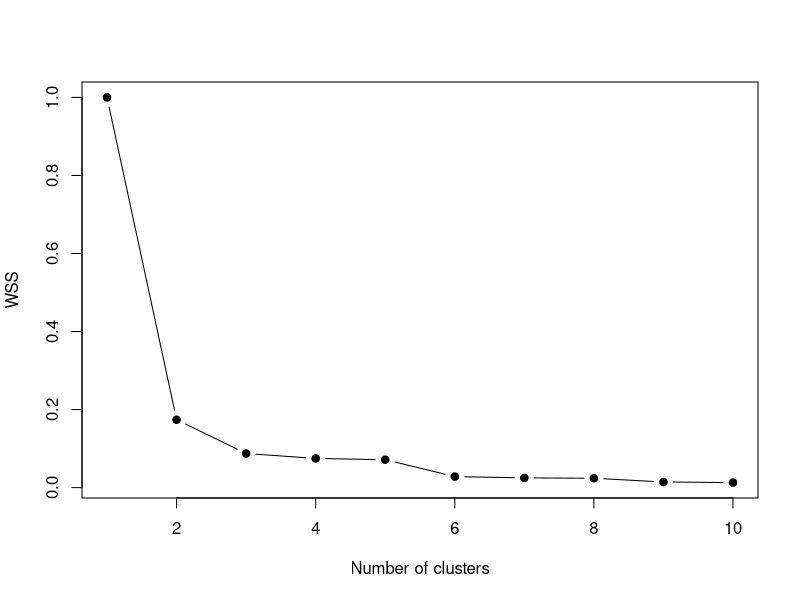
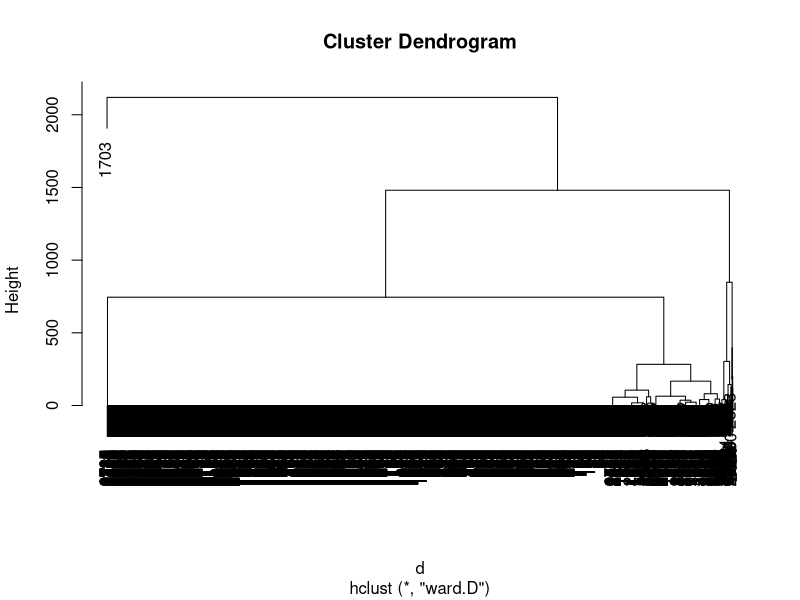
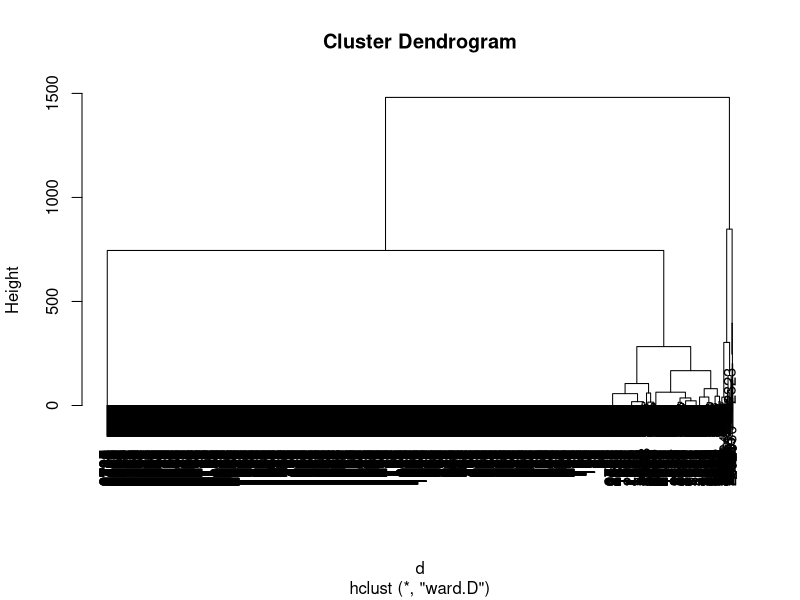
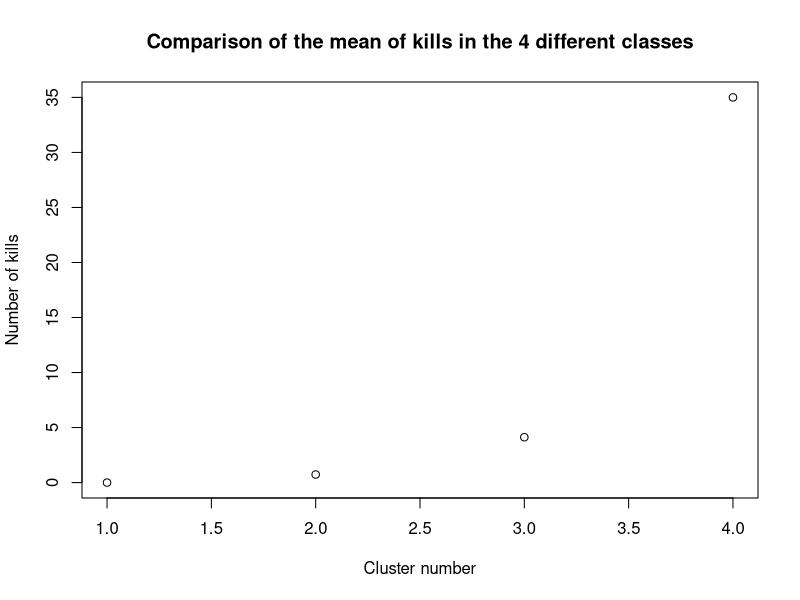
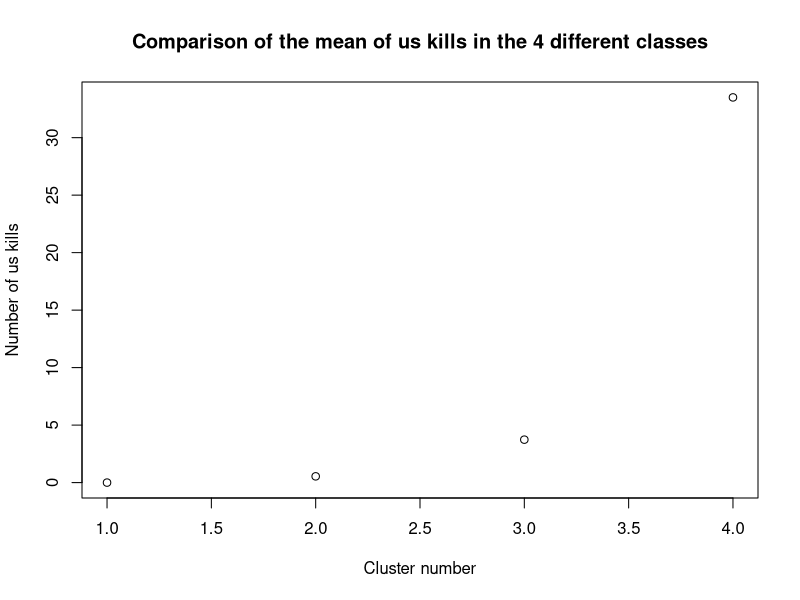
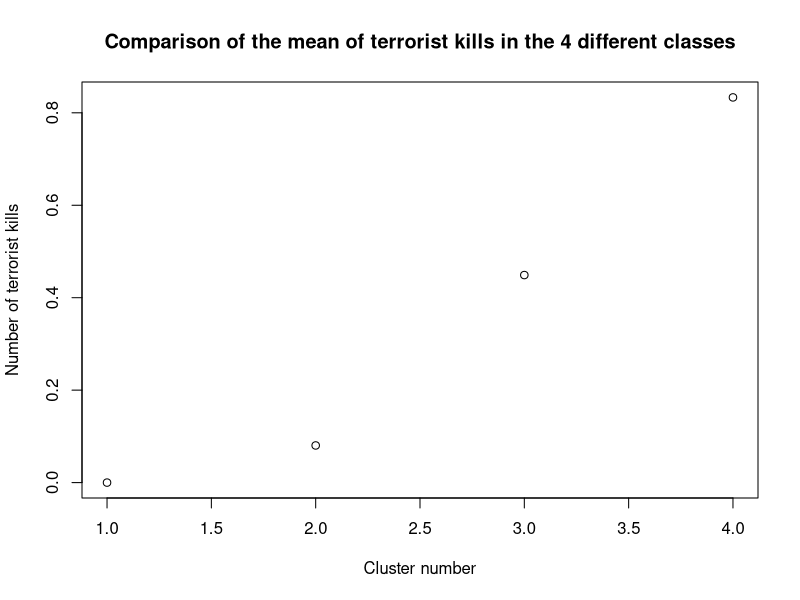
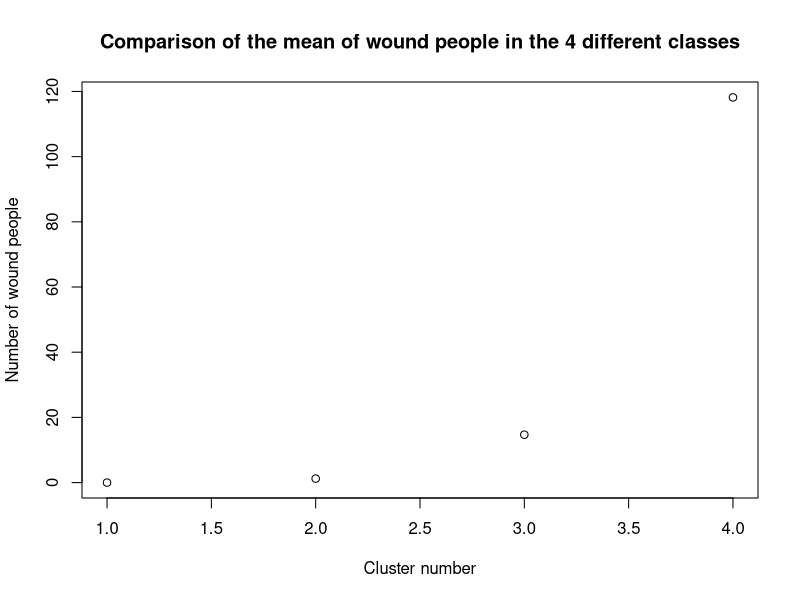
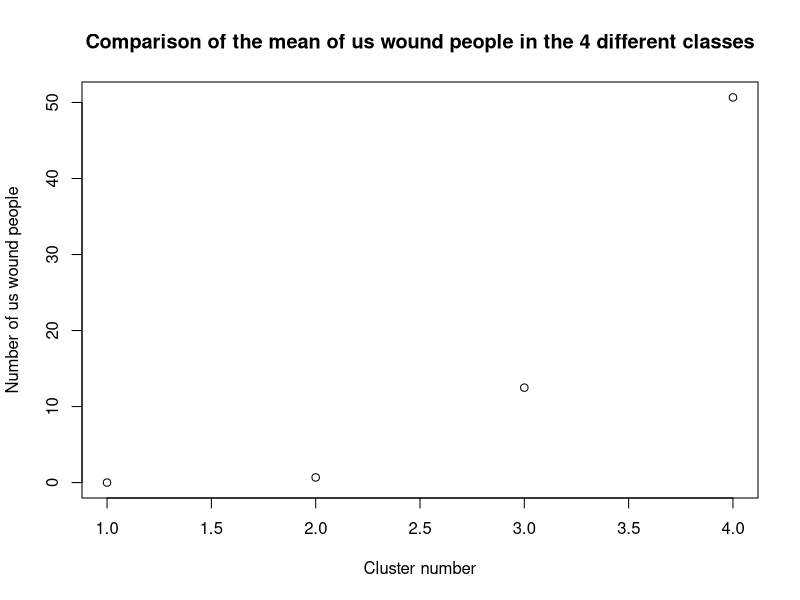

These figures' R source, in order: (Note: this script raises an error after producing the figures.)
## ---- chunk 1
knitr::opts_chunk$set(echo = TRUE)
## ---- chunk 2
if(!require("cluster"))install.packages("cluster"); require("cluster")
## ---- chunk 3
mydata = read.csv("../datasets/longitudeFixed.csv")
## ---- chunk 4
names(mydata)
## ---- chunk 5
mydata$nkillter[which(is.na(mydata$nkillter))] <- 0
mydata$nwoundus[which(is.na(mydata$nwoundus))] <- 0
mydata$nwoundte[which(is.na(mydata$nwoundte))] <- 0
## ---- chunk 6
mydatanumeric <- data.frame (mydata$nkill,mydata$nkillus,mydata$nkillter,mydata$nwound,mydata$nwoundus,mydata$nwoundte)
## ---- chunk 7
VE <- c()
for(k in 1:10){
  km <- kmeans(mydatanumeric, centers=k)
  VE[k] <- km$tot.withinss/km$totss
}
plot(VE, type="b", pch=19, xlab="Number of clusters", ylab="WSS")
## ---- chunk 8
k1 <- kmeans(mydatanumeric,4)
print(k1$size)
print(k1$centers)
## ---- chunk 9
d  <- dist(mydatanumeric)
h1 <- hclust(d,method="ward.D")
plot(h1)
## ---- chunk 10
mydatanumeric <- mydatanumeric[-c(1703),] 
mydata <- mydata[-c(1703),] 
d  <- dist(mydatanumeric)
h1 <- hclust(d,method="ward.D")
plot(h1)
## ---- chunk 11
nc = 4
c1 <- cutree(h1,nc)
table(c1)
## ---- chunk 12
cdg <- aggregate(as.data.frame(mydatanumeric),list(c1),mean)
cdg
## ---- chunk 13
plot(cdg$mydata.nkill,cdg$mydata.Group.1,main="Comparison of the mean of kills in the 4 different classes",xlab="Cluster number",ylab="Number of kills")
plot(cdg$mydata.nkillus,cdg$mydata.Group.1,main="Comparison of the mean of us kills in the 4 different classes",xlab="Cluster number",ylab="Number of us kills")
plot(cdg$mydata.nkillter,cdg$mydata.Group.1,main="Comparison of the mean of terrorist kills in the 4 different classes",xlab="Cluster number",ylab="Number of terrorist kills")
plot(cdg$mydata.nwound,cdg$mydata.Group.1,main="Comparison of the mean of wound people in the 4 different classes",xlab="Cluster number",ylab="Number of wound people")
plot(cdg$mydata.nwoundus,cdg$mydata.Group.1,main="Comparison of the mean of us wound people in the 4 different classes",xlab="Cluster number",ylab="Number of us wound people")
plot(cdg$mydata.nwoundte,cdg$mydata.Group.1,main="Comparison of the mean of wound terrorists in the 4 different classes",xlab="Cluster number",ylab="Number of wound terrorists")
## ---- chunk 14
mydataclusters <- as.data.frame(mydata[,])
mydataclusters$cluster <- c1
names(mydataclusters)
## ---- chunk 15
mydataclusters_1 <- subset(mydataclusters, cluster==1)
mydataclusters_2 <- subset(mydataclusters, cluster==2)
mydataclusters_3 <- subset(mydataclusters, cluster==3)
mydataclusters_4 <- subset(mydataclusters, cluster==4)
## ---- chunk 16
#success
#summary(mydata$success)
success_1_true <- length(which(mydataclusters_1$success == TRUE))/nrow(mydataclusters_1)
success_1_false <- length(which(mydataclusters_1$success == FALSE))/nrow(mydataclusters_1)
success_2_true <- length(which(mydataclusters_2$success == TRUE))/nrow(mydataclusters_2)
success_2_false <- length(which(mydataclusters_2$success == FALSE))/nrow(mydataclusters_2)
success_3_true <- length(which(mydataclusters_3$success == TRUE))/nrow(mydataclusters_3)
success_3_false <- length(which(mydataclusters_3$success == FALSE))/nrow(mydataclusters_3)
success_4_true <- length(which(mydataclusters_4$success == TRUE))/nrow(mydataclusters_4)
success_4_false <- length(which(mydataclusters_4$success == FALSE))/nrow(mydataclusters_4)
clusters_success <- matrix(c(success_1_true,success_1_false,success_2_true,success_2_false,success_3_true,success_3_false,success_4_true,success_4_false),ncol=4,byrow=FALSE)
colnames(clusters_success) <- c("1rst cluster","2nd cluster","3rd cluster","4th cluster")
rownames(clusters_success) <- c("true","false")
counts <- as.table(clusters_success)
barplot(counts, main="Success of the attack",xlab="Cluster number",ylab="%", col=c("darkblue","red"),legend = rownames(counts))

#attacktype1_txt
#summary(mydata$attacktype1_txt)
attacktype_clusters <- as.data.frame(summary(mydataclusters_1$attacktype1_txt))/nrow(mydataclusters_1)
attacktype_clusters$cluster_2 <- as.vector((as.data.frame(summary(mydataclusters_2$attacktype1_txt))/nrow(mydataclusters_2))[,])
attacktype_clusters$cluster_3 <- as.vector((as.data.frame(summary(mydataclusters_3$attacktype1_txt))/nrow(mydataclusters_3))[,])
attacktype_clusters$cluster_4 <- as.vector((as.data.frame(summary(mydataclusters_4$attacktype1_txt))/nrow(mydataclusters_4))[,])
colnames(attacktype_clusters) <- c("1rst cluster","2nd cluster","3rd cluster","4th cluster")
clusters_attacktype <- matrix(as.vector(t(attacktype_clusters)),ncol=4,byrow=TRUE)
colnames(clusters_attacktype) <- c("1rst cluster","2nd cluster","3rd cluster","4th cluster")
rownames(clusters_attacktype) <- rownames(attacktype_clusters)
counts <- as.table(clusters_attacktype)
barplot(counts, main="Type of the attack",xlab="Cluster number",ylab="%", col=rainbow(length(levels(mydataclusters_1$attacktype1_txt))),legend = rownames(counts))

#targtype1_txt
#summary(mydata$targtype1_txt)
targtype_clusters <- as.data.frame(summary(mydataclusters_1$targtype1_txt))/nrow(mydataclusters_1)
targtype_clusters$cluster_2 <- as.vector((as.data.frame(summary(mydataclusters_2$targtype1_txt))/nrow(mydataclusters_2))[,])
targtype_clusters$cluster_3 <- as.vector((as.data.frame(summary(mydataclusters_3$targtype1_txt))/nrow(mydataclusters_3))[,])
targtype_clusters$cluster_4 <- as.vector((as.data.frame(summary(mydataclusters_4$targtype1_txt))/nrow(mydataclusters_4))[,])
colnames(targtype_clusters) <- c("1rst cluster","2nd cluster","3rd cluster","4th cluster")
clusters_targtype <- matrix(as.vector(t(targtype_clusters)),ncol=4,byrow=TRUE)
colnames(clusters_targtype) <- c("1rst cluster","2nd cluster","3rd cluster","4th cluster")
rownames(clusters_targtype) <- rownames(targtype_clusters)
counts <- as.table(clusters_targtype)
barplot(counts, main="Attack type variable variable",xlab="Cluster number",ylab="%",legend.text=TRUE,args.legend=list(
      x=ncol(counts) + 3,
      y=max(colSums(counts)),
      bty = "n"
    ), col=rainbow(length(levels(mydataclusters_1$targtype1_txt))))

#claimmode_txt (full of NA's)
#summary(mydata$claimmode_txt)
claimmode_clusters <- as.data.frame(summary(mydataclusters_1$claimmode_txt))/nrow(mydataclusters_1)
claimmode_clusters$cluster_2 <- as.vector((as.data.frame(summary(mydataclusters_2$claimmode_txt))/nrow(mydataclusters_2))[,])
claimmode_clusters$cluster_3 <- as.vector((as.data.frame(summary(mydataclusters_3$claimmode_txt))/nrow(mydataclusters_3))[,])
claimmode_clusters$cluster_4 <- as.vector((as.data.frame(summary(mydataclusters_4$claimmode_txt))/nrow(mydataclusters_4))[,])
colnames(claimmode_clusters) <- c("1rst cluster","2nd cluster","3rd cluster","4th cluster")
clusters_claimmode <- matrix(as.vector(t(claimmode_clusters)),ncol=4,byrow=TRUE)
colnames(clusters_claimmode) <- c("1rst cluster","2nd cluster","3rd cluster","4th cluster")
rownames(clusters_claimmode) <- rownames(claimmode_clusters)
counts <- as.table(clusters_claimmode)
barplot(counts, main="Attack type variable variable",xlab="Cluster number",ylab="%", col=rainbow(length(levels(mydataclusters_1$claimmode_txt))), legend = rownames(counts))

#weaptype1_txt
#summary(mydata$weaptype1_txt)
weaptype_clusters <- as.data.frame(summary(mydataclusters_1$weaptype1_txt))/nrow(mydataclusters_1)
weaptype_clusters$cluster_2 <- as.vector((as.data.frame(summary(mydataclusters_2$weaptype1_txt))/nrow(mydataclusters_2))[,])
weaptype_clusters$cluster_3 <- as.vector((as.data.frame(summary(mydataclusters_3$weaptype1_txt))/nrow(mydataclusters_3))[,])
weaptype_clusters$cluster_4 <- c(as.vector((as.data.frame(summary(mydataclusters_4$weaptype1_txt))/nrow(mydataclusters_4))[,]),0)
colnames(weaptype_clusters) <- c("1rst cluster","2nd cluster","3rd cluster","4th cluster")
clusters_weaptype <- matrix(as.vector(t(weaptype_clusters)),ncol=4,byrow=TRUE)
colnames(clusters_weaptype) <- c("1rst cluster","2nd cluster","3rd cluster","4th cluster")
rownames(clusters_weaptype) <- rownames(weaptype_clusters)
counts <- as.table(clusters_weaptype)
barplot(counts, main="Attack type variable variable",xlab="Cluster number",ylab="%", col=rainbow(length(levels(mydataclusters_1$weaptype1_txt))), legend = rownames(counts))

#president_party
#summary(mydata$president_party)
president_party_clusters <- as.data.frame(summary(mydataclusters_1$president_party))/nrow(mydataclusters_1)
president_party_clusters$cluster_2 <- as.vector((as.data.frame(summary(mydataclusters_2$president_party))/nrow(mydataclusters_2))[,])
president_party_clusters$cluster_3 <- as.vector((as.data.frame(summary(mydataclusters_3$president_party))/nrow(mydataclusters_3))[,])
president_party_clusters$cluster_4 <- as.vector((as.data.frame(summary(mydataclusters_4$president_party))/nrow(mydataclusters_4))[,])
colnames(president_party_clusters) <- c("1rst cluster","2nd cluster","3rd cluster","4th cluster")
clusters_president_party <- matrix(as.vector(t(president_party_clusters)),ncol=4,byrow=TRUE)
colnames(clusters_president_party) <- c("1rst cluster","2nd cluster","3rd cluster","4th cluster")
rownames(clusters_president_party) <- rownames(president_party_clusters)
counts <- as.table(clusters_president_party)
barplot(counts, main="Attack type variable variable",xlab="Cluster number", col=c("blue", "red"), ylab="%",legend = rownames(counts))
## ---- chunk 17
v <- c()
mydatanumeric["cluster"] <- c1
for(i in 1:10){
  v[i] <- sum(scale(subset(mydatanumeric, mydatanumeric$cluster==i), scale=FALSE)^2)
}
plot(v, type="b", pch=19, xlab="Number clusters", ylab="BSS")
## ---- chunk 18
names(mydata)
actives<-c(7,8,9,10,12,13,14,15,16,17,18,19,20,21)
dissimMatrix <- daisy(mydata[,actives], metric = "gower", stand=TRUE)
distMatrix<-dissimMatrix^2
h1 <- hclust(distMatrix,method="ward.D") 
plot(h1)
c2 <- cutree(h1,4)
table(c2)
## ---- chunk 19
cdg <- aggregate(as.data.frame(mydatanumeric),list(c2),mean)
cdg
plot(cdg$mydata.nkill,cdg$mydata.Group.1,main="Comparison of the mean of kills in the 4 different classes",xlab="Cluster number",ylab="Number of kills")
plot(cdg$mydata.nkillus,cdg$mydata.Group.1,main="Comparison of the mean of us kills in the 4 different classes",xlab="Cluster number",ylab="Number of us kills")
plot(cdg$mydata.nkillter,cdg$mydata.Group.1,main="Comparison of the mean of terrorist kills in the 4 different classes",xlab="Cluster number",ylab="Number of terrorist kills")
plot(cdg$mydata.nwound,cdg$mydata.Group.1,main="Comparison of the mean of wound people in the 4 different classes",xlab="Cluster number",ylab="Number of wound people")
plot(cdg$mydata.nwoundus,cdg$mydata.Group.1,main="Comparison of the mean of us wound people in the 4 different classes",xlab="Cluster number",ylab="Number of us wound people")
plot(cdg$mydata.nwoundte,cdg$mydata.Group.1,main="Comparison of the mean of wound terrorists in the 4 different classes",xlab="Cluster number",ylab="Number of wound terrorists")
## ---- chunk 20
mydataclusters <- as.data.frame(mydata[,actives])
mydataclusters$cluster <- c2
names(mydataclusters)
## ---- chunk 21
#Calcula els valor test de la variable Xnum per totes les modalitats del factor P
ValorTestXnum <- function(Xnum,P){
  #freq dis of fac
  nk <- as.vector(table(P)); 
  n <- sum(nk); 
  #mitjanes x grups
  xk <- tapply(Xnum,P,mean);
  #valors test
  txk <- (xk-mean(Xnum))/(sd(Xnum)*sqrt((n-nk)/(n*nk))); 
  #p-values
  pxk <- pt(txk,n-1,lower.tail=F);
  for(c in 1:length(levels(as.factor(P)))){if (pxk[c]>0.5){pxk[c]<-1-pxk[c]}}
  return (pxk)
}




ValorTestXquali <- function(P,Xquali){
  taula <- table(P,Xquali);
  n <- sum(taula); 
  pk <- apply(taula,1,sum)/n;
  pj <- apply(taula,2,sum)/n;
  pf <- taula/(n*pk);
  pjm <- matrix(data=pj,nrow=dim(pf)[1],ncol=dim(pf)[2]);      
  dpf <- pf - pjm; 
  dvt <- sqrt(((1-pk)/(n*pk))%*%t(pj*(1-pj))); 
  #i hi ha divisions iguals a 0 dona NA i no funciona
  zkj <- dpf
  zkj[dpf!=0]<-dpf[dpf!=0]/dvt[dpf!=0]; 
  pzkj <- pnorm(zkj,lower.tail=F);
  for(c in 1:length(levels(as.factor(P)))){for (s in 1:length(levels(Xquali))){if (pzkj[c,s]> 0.5){pzkj[c,s]<-1- pzkj[c,s]}}}
  return (list(rowpf=pf,vtest=zkj,pval=pzkj))
}


#dades contain the dataset
dades<-mydata
dd<-mydata
#dades<-dd[filtro,]
#dades<-df
K<-dim(dades)[2]
par(ask=TRUE)

#P must contain the class variable
P<-c2
#P<-df[,33]

nc<-length(levels(factor(P)))
pvalk <- matrix(data=0,nrow=nc,ncol=K, dimnames=list(levels(P),names(dades)))
nameP<-"Class"
n<-dim(dades)[1]

for(k in 1:K){
  if (is.numeric(dades[,k])){
    print(paste("Anàlisi per classes de la Variable:", names(dades)[k]))
    
    boxplot(dades[,k]~P, main=paste("Boxplot of", names(dades)[k], "vs", nameP ), horizontal=TRUE)
    
    barplot(tapply(dades[[k]], P, mean),main=paste("Means of", names(dades)[k], "by", nameP ))
    abline(h=mean(dades[[k]]))
    legend(0,mean(dades[[k]]),"global mean",bty="n")
    print("Estadístics per groups:")
    for(s in levels(as.factor(P))) {print(summary(dades[P==s,k]))}
    o<-oneway.test(dades[,k]~P)
    print(paste("p-valueANOVA:", o$p.value))
    kw<-kruskal.test(dades[,k]~P)
    print(paste("p-value Kruskal-Wallis:", kw$p.value))
    pvalk[,k]<-ValorTestXnum(dades[,k], P)
    print("p-values ValorsTest: ")
    print(pvalk[,k])      
  }else{
    if(class(dd[,k])=="date"){
      print(summary(dd[,k]))
      print(sd(dd[,k]))
      #decide breaks: weeks, months, quarters...
      hist(dd[,k],breaks="weeks")
    }else{
      #qualitatives
      print(paste("Variable", names(dades)[k]))
      table<-table(P,dades[,k])
      #   print("Cross-table")
      #   print(table)
      rowperc<-prop.table(table,1)
      
      colperc<-prop.table(table,2)
      #  print("Distribucions condicionades a files")
      # print(rowperc)
      
      #ojo porque si la variable es true o false la identifica amb el tipus Logical i
      #aquest no te levels, por tanto, coertion preventiva
      
      dades[,k]<-as.factor(dades[,k])
      
      
      marg <- table(as.factor(P))/n
      print(append("Categories=",levels(as.factor(dades[,k]))))
      
      #from next plots, select one of them according to your practical case
      plot(marg,type="l",ylim=c(0,1),main=paste("Prop. of pos & neg by",names(dades)[k]))
      paleta<-rainbow(length(levels(dades[,k])))
      for(c in 1:length(levels(dades[,k]))){lines(colperc[,c],col=paleta[c]) }
      
      #with legend
      plot(marg,type="l",ylim=c(0,1),main=paste("Prop. of pos & neg by",names(dades)[k]))
      paleta<-rainbow(length(levels(dades[,k])))
      for(c in 1:length(levels(dades[,k]))){lines(colperc[,c],col=paleta[c]) }
      legend("topright", levels(dades[,k]), col=paleta, lty=2, cex=0.6)
      
      #condicionades a classes
      print(append("Categories=",levels(dades[,k])))
      plot(marg,type="n",ylim=c(0,1),main=paste("Prop. of pos & neg by",names(dades)[k]))
      paleta<-rainbow(length(levels(dades[,k])))
      for(c in 1:length(levels(dades[,k]))){lines(rowperc[,c],col=paleta[c]) }
      
      #with legend
      plot(marg,type="n",ylim=c(0,1),main=paste("Prop. of pos & neg by",names(dades)[k]))
      paleta<-rainbow(length(levels(dades[,k])))
      for(c in 1:length(levels(dades[,k]))){lines(rowperc[,c],col=paleta[c]) }
      legend("topright", levels(dades[,k]), col=paleta, lty=2, cex=0.6)
      
      #amb variable en eix d'abcisses
      marg <-table(dades[,k])/n
      print(append("Categories=",levels(dades[,k])))
      plot(marg,type="l",ylim=c(0,1),main=paste("Prop. of pos & neg by",names(dades)[k]), las=3)
      #x<-plot(marg,type="l",ylim=c(0,1),main=paste("Prop. of pos & neg by",names(dades)[k]), xaxt="n")
      #text(x=x+.25, y=-1, adj=1, levels(CountryName), xpd=TRUE, srt=25, cex=0.7)
      paleta<-rainbow(length(levels(as.factor(P))))
      for(c in 1:length(levels(as.factor(P)))){lines(rowperc[c,],col=paleta[c]) }
      
      #with legend
      plot(marg,type="l",ylim=c(0,1),main=paste("Prop. of pos & neg by",names(dades)[k]), las=3)
      for(c in 1:length(levels(as.factor(P)))){lines(rowperc[c,],col=paleta[c])}
      legend("topright", levels(as.factor(P)), col=paleta, lty=2, cex=0.6)
      
      #condicionades a columna 
      plot(marg,type="n",ylim=c(0,1),main=paste("Prop. of pos & neg by",names(dades)[k]), las=3)
      paleta<-rainbow(length(levels(as.factor(P))))
      for(c in 1:length(levels(as.factor(P)))){lines(colperc[c,],col=paleta[c]) }
      
      #with legend
      plot(marg,type="n",ylim=c(0,1),main=paste("Prop. of pos & neg by",names(dades)[k]), las=3)
      for(c in 1:length(levels(as.factor(P)))){lines(colperc[c,],col=paleta[c])}
      legend("topright", levels(as.factor(P)), col=paleta, lty=2, cex=0.6)
      
      table<-table(dades[,k],P)
      print("Cross Table:")
      print(table)
      print("Distribucions condicionades a columnes:")
      print(colperc)
      
      #diagrames de barres apilades                                         
      
      paleta<-rainbow(length(levels(dades[,k])))
      barplot(table(dades[,k], as.factor(P)), beside=FALSE,col=paleta )
      
      barplot(table(dades[,k], as.factor(P)), beside=FALSE,col=paleta )
      legend("topright",levels(as.factor(dades[,k])),pch=1,cex=0.5, col=paleta)
      
      #diagrames de barres adosades
      barplot(table(dades[,k], as.factor(P)), beside=TRUE,col=paleta )
      
      barplot(table(dades[,k], as.factor(P)), beside=TRUE,col=paleta)
      legend("topright",levels(as.factor(dades[,k])),pch=1,cex=0.5, col=paleta)
      
      print("Test Chi quadrat: ")
      print(chisq.test(dades[,k], as.factor(P)))
      
      print("valorsTest:")
      print( ValorTestXquali(P,dades[,k]))
      #calcular els pvalues de les quali
    }
  }
}#endfor

#descriptors de les classes més significatius. Afegir info qualits
for (c in 1:length(levels(as.factor(P)))) {
  if(!is.na(levels(as.factor(P))[c])){
    print(paste("P.values per class:",levels(as.factor(P))[c]));
    print(sort(pvalk[c,]), digits=3) 
  }
}

#afegir la informacio de les modalitats de les qualitatives a la llista de pvalues i fer ordenacio global

#saving the dataframe in an external file
#write.table(dd, file = "credscoClean.csv", sep = ";", na = "NA", dec = ".", row.names = FALSE, col.names = TRUE)
